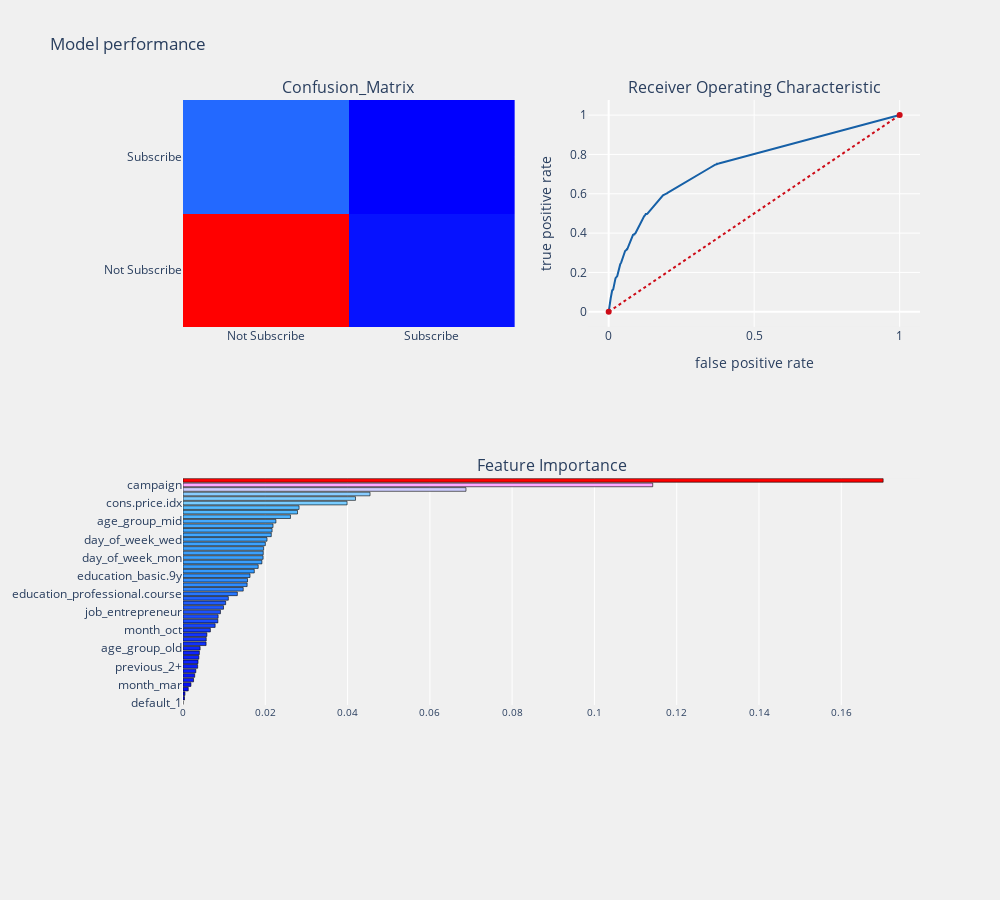

The notebook cell saved with this chart:
### Code cell
rf  = RandomForestClassifier(class_weight={0: 1, 1: 8})
#跑model
select_model_prediction (rf, X_train,X_test,y_train,y_test,
                         X_train.columns,"features",threshold_plot = True)

### Figure 1 — Plotly figure (JSON) as saved in the notebook; plotly's stock layout.template omitted (floating-point values rounded to 4 significant figures; data arrays with more than 128 entries replaced by an {"elided": "..."} marker saying what was removed)
{"data": [{"colorscale": [[0, "rgb(0,0,255)"], [0.1, "rgb(51,153,255)"], [0.2, "rgb(102,204,255)"], [0.3, "rgb(153,204,255)"], [0.4, "rgb(204,204,255)"], [0.5, "rgb(255,255,255)"], [0.6, "rgb(255,204,255)"], [0.7, "rgb(255,153,255)"], [0.8, "rgb(255,102,204)"], [0.9, "rgb(255,102,102)"], [1, "rgb(255,0,0)"]], "name": "matrix", "showscale": false, "type": "heatmap", "x": ["Not Subscribe", "Subscribe"], "xaxis": "x", "y": ["Not Subscribe", "Subscribe"], "yaxis": "y", "z": [[8649, 390], [867, 291]]}, {"line": {"color": "rgb(22, 96, 167)", "width": 2}, "name": "Roc:0.6040744855195707", "type": "scatter", "x": {"elided": "239 float values"}, "xaxis": "x2", "y": {"elided": "239 float values"}, "yaxis": "y2"}, {"line": {"color": "rgb(205, 12, 24)", "dash": "dot", "width": 2}, "type": "scatter", "x": [0, 1], "xaxis": "x2", "y": [0, 1], "yaxis": "y2"}, {"marker": {"color": [1.959e-06, 0.0003677, 0.0004722, 0.00128, 0.001929, 0.002567, 0.002843, 0.003116, 0.003564, 0.003652, 0.003858, 0.003979, 0.004161, 0.005611, 0.005647, 0.005802, 0.006658, 0.007812, 0.008471, 0.008536, 0.009102, 0.009843, 0.01037, 0.01102, 0.01321, 0.01464, 0.01559, 0.01568, 0.01629, 0.01733, 0.01828, 0.01917, 0.01947, 0.01951, 0.0196, 0.02002, 0.02042, 0.02146, 0.02165, 0.02188, 0.02259, 0.02612, 0.02783, 0.02821, 0.03989, 0.04193, 0.04546, 0.06878, 0.1142, 0.1702], "colorscale": [[0, "rgb(0,0,255)"], [0.1, "rgb(51,153,255)"], [0.2, "rgb(102,204,255)"], [0.3, "rgb(153,204,255)"], [0.4, "rgb(204,204,255)"], [0.5, "rgb(255,255,255)"], [0.6, "rgb(255,204,255)"], [0.7, "rgb(255,153,255)"], [0.8, "rgb(255,102,204)"], [0.9, "rgb(255,102,102)"], [1, "rgb(255,0,0)"]], "line": {"color": "black", "width": 0.6}}, "name": "coefficients", "orientation": "h", "type": "bar", "x": [1.959e-06, 0.0003677, 0.0004722, 0.00128, 0.001929, 0.002567, 0.002843, 0.003116, 0.003564, 0.003652, 0.003858, 0.003979, 0.004161, 0.005611, 0.005647, 0.005802, 0.006658, 0.007812, 0.008471, 0.008536, 0.009102, 0.009843, 0.01037, 0.01102, 0.01321, 0.01464, 0.01559, 0.01568, 0.01629, 0.01733, 0.01828, 0.01917, 0.01947, 0.01951, 0.0196, 0.02002, 0.02042, 0.02146, 0.02165, 0.02188, 0.02259, 0.02612, 0.02783, 0.02821, 0.03989, 0.04193, 0.04546, 0.06878, 0.1142, 0.1702], "xaxis": "x3", "y": ["default_1", "education_illiterate", "month_dec", "month_nov", "month_mar", "month_aug", "month_jul", "month_jun", "previous_2+", "loan_unknown", "housing_unknown", "month_sep", "age_group_old", "job_unemployed", "job_housemaid", "job_student", "month_oct", "job_retired", "previous_1", "job_self-employed", "job_entrepreneur", "month_may", "education_basic.6y", "poutcome_nonexistent", "education_professional.course", "pdays_1", "job_services", "job_management", "education_basic.9y", "day_of_week_tue", "contact_telephone", "education_university.degree", "day_of_week_mon", "day_of_week_thu", "education_high.school", "job_technician", "day_of_week_wed", "marital_single", "default_unknown", "job_blue-collar", "age_group_mid", "marital_married", "poutcome_success", "loan_1", "cons.price.idx", "cons.conf.idx", "housing_1", "nr.employed", "campaign", "euribor3m"], "yaxis": "y3"}], "layout": {"annotations": [{"font": {"size": 16}, "showarrow": false, "text": "Confusion_Matrix", "x": 0.225, "xanchor": "center", "xref": "paper", "y": 1, "yanchor": "bottom", "yref": "paper"}, {"font": {"size": 16}, "showarrow": false, "text": "Receiver Operating Characteristic", "x": 0.775, "xanchor": "center", "xref": "paper", "y": 1, "yanchor": "bottom", "yref": "paper"}, {"font": {"size": 16}, "showarrow": false, "text": "Feature Importance", "x": 0.5, "xanchor": "center", "xref": "paper", "y": 0.375, "yanchor": "bottom", "yref": "paper"}], "autosize": false, "height": 900, "margin": {"b": 195}, "paper_bgcolor": "rgba(240,240,240, 0.95)", "plot_bgcolor": "rgba(240,240,240, 0.95)", "showlegend": false, "title": {"text": "Model performance"}, "width": 1000, "xaxis": {"anchor": "y", "domain": [0, 0.45]}, "xaxis2": {"anchor": "y2", "domain": [0.55, 1], "title": {"text": "false positive rate"}}, "xaxis3": {"anchor": "y3", "domain": [0, 1], "showgrid": true, "tickangle": 0, "tickfont": {"size": 10}}, "yaxis": {"anchor": "x", "domain": [0.625, 1]}, "yaxis2": {"anchor": "x2", "domain": [0.625, 1], "title": {"text": "true positive rate"}}, "yaxis3": {"anchor": "x3", "domain": [0, 0.375]}}}
